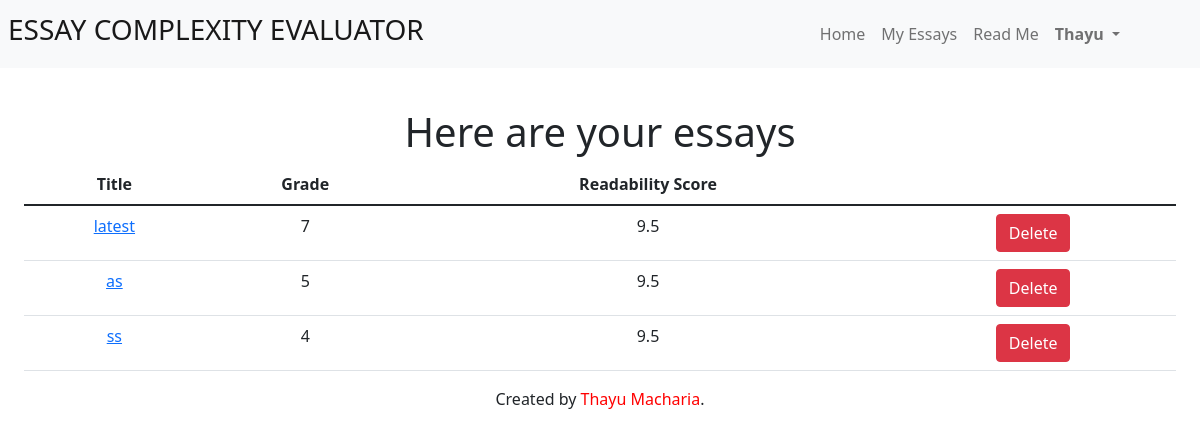
Page /myessays (signed in) on the earlier database version.
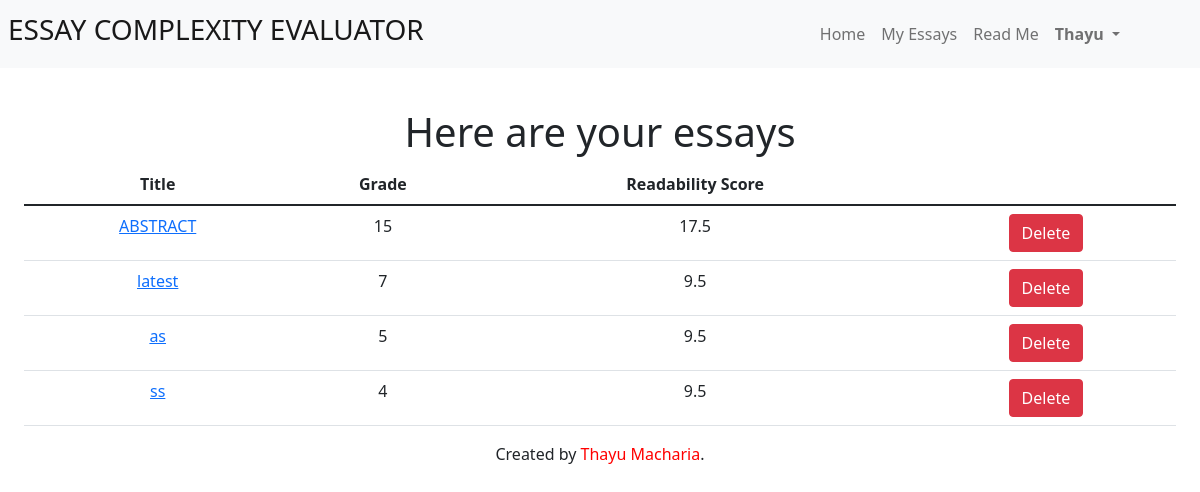
Same page on the later database version.
### tables this page shows
CREATE TABLE "myessays" (
	"essayID"	INTEGER,
	"userID"	INTEGER,
	"title"	TEXT,
	"content"	TEXT,
	"studentgrade"	INTEGER,
	"essaygrade"	INTEGER,
	"timestamp"	NUMERIC NOT NULL,
	PRIMARY KEY("essayID" AUTOINCREMENT)
);

### app.py (the view)
@app.route("/myessays")
@login_required
def myessays():
    user_id = session["user_id"]
    essays = db.execute("SELECT essayID, title, studentgrade, essaygrade FROM myessays WHERE userID = ? ORDER BY timestamp DESC", user_id)
    return render_template("myessays.html", essays=essays)

### app.py (called while the page is built)
@app.after_request
def after_request(response):
    response.headers["Cache-Control"] = "no-cache, no-store, must-revalidate"
    response.headers["Expires"] = 0
    response.headers["Pragma"] = "no-cache"
    return response

def login_required(f):
    @wraps(f)
    def decorated_function(*args, **kwargs):
        if session.get("user_id") is None:
            return redirect("/login")
        return f(*args, **kwargs)
    return decorated_function

### templates/myessays.html (shortened to what this page needs)
{% extends "layout.html" %}
{% block main %}
<h1>Here are your essays</h1>
<table class="table">
    <thead class="thead-dark">
        <tr>
            <th>Title</th>
            <th>Grade</th>
            <th>Readability Score</th>
        </tr>
    </thead>
    <tbody>
        {% for essay in essays %}
            <tr>
                <td><a href="/view_essay/{{ essay["title"] }}">{{ essay["title"] }}</a></td>
                <td>{{ essay["studentgrade"] }}</td>
                <td>{{ essay["essaygrade"] }}</td>
                <td>
                    <form action="/delete_essay" method="post">
                        <button type="submit" class="btn btn-danger">Delete</button>
                    </form>
                </td>
            </tr>
        {% endfor %}
    </tbody>
{% endblock %}

Differences in the rows shown:
added myessays: title "ABSTRACT", studentgrade "15", essaygrade "17.5"
